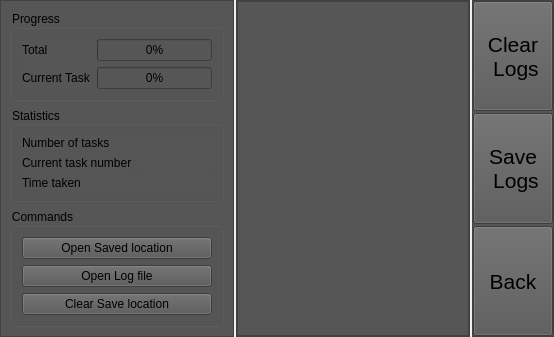
           <widget class="QWidget" name="StatusPage">
            <layout class="QHBoxLayout" name="horizontalLayout_6" stretch="3,3,1">
             <property name="spacing">
              <number>2</number>
             </property>
             <property name="margin">
              <number>0</number>
             </property>
             <item>
              <widget class="QFrame" name="frame_17">
               <property name="styleSheet">
                <string notr="true">background-color: rgb(86, 86, 86)</string>
               </property>
               <property name="frameShape">
                <enum>QFrame::StyledPanel</enum>
               </property>
               <property name="frameShadow">
                <enum>QFrame::Raised</enum>
               </property>
               <layout class="QVBoxLayout" name="verticalLayout_19">
                <item>
                 <widget class="QGroupBox" name="groupBox">
                  <property name="title">
                   <string>Progress</string>
                  </property>
                  <layout class="QGridLayout" name="gridLayout_4">
                   <item row="0" column="0">
                    <widget class="QLabel" name="label_12">
                     <property name="text">
                      <string>Total</string>
                     </property>
                    </widget>
                   </item>
                   <item row="1" column="0">
                    <widget class="QLabel" name="label_13">
                     <property name="text">
                      <string>Current Task</string>
                     </property>
                    </widget>
                   </item>
                   <item row="0" column="1">
                    <widget class="QProgressBar" name="prog_tot">
                     <property name="value">
                      <number>0</number>
                     </property>
                     <property name="alignment">
                      <set>Qt::AlignLeading|Qt::AlignLeft|Qt::AlignVCenter</set>
                     </property>
                     <property name="textVisible">
                      <bool>true</bool>
                     </property>
                     <property name="orientation">
                      <enum>Qt::Horizontal</enum>
                     </property>
                     <property name="invertedAppearance">
                      <bool>false</bool>
                     </property>
                     <property name="textDirection">
                      <enum>QProgressBar::BottomToTop</enum>
                     </property>
                    </widget>
                   </item>
                   <item row="1" column="1">
                    <widget class="QProgressBar" name="prog_cur">
                     <property name="value">
                      <number>0</number>
                     </property>
                     <property name="alignment">
                      <set>Qt::AlignLeading|Qt::AlignLeft|Qt::AlignVCenter</set>
                     </property>
                     <property name="textVisible">
                      <bool>true</bool>
                     </property>
                     <property name="orientation">
                      <enum>Qt::Horizontal</enum>
                     </property>
                     <property name="invertedAppearance">
                      <bool>false</bool>
                     </property>
                     <property name="textDirection">
                      <enum>QProgressBar::BottomToTop</enum>
                     </property>
                    </widget>
                   </item>
                  </layout>
                 </widget>
                </item>
                <item>
                 <widget class="QGroupBox" name="groupBox_2">
                  <property name="title">
                   <string>Statistics</string>
                  </property>
                  <layout class="QGridLayout" name="gridLayout_5">
                   <item row="1" column="0">
                    <widget class="QLabel" name="label_16">
                     <property name="text">
                      <string>Current task number</string>
                     </property>
                    </widget>
                   </item>
                   <item row="1" column="1">
                    <widget class="QLabel" name="stat_ct">
                     <property name="text">
                      <string/>
                     </property>
                    </widget>
                   </item>
                   <item row="0" column="0">
                    <widget class="QLabel" name="label_14">
                     <property name="text">
                      <string>Number of tasks</string>
                     </property>
                    </widget>
                   </item>
                   <item row="0" column="1">
                    <widget class="QLabel" name="stat_tk">
                     <property name="text">
                      <string/>
                     </property>
                    </widget>
                   </item>
                   <item row="2" column="0">
                    <widget class="QLabel" name="label_18">
                     <property name="text">
                      <string>Time taken</string>
                     </property>
                    </widget>
                   </item>
                   <item row="2" column="1">
                    <widget class="QLabel" name="stat_ti">
                     <property name="text">
                      <string/>
                     </property>
                    </widget>
                   </item>
                  </layout>
                 </widget>
                </item>
                <item>
                 <widget class="QGroupBox" name="groupBox_3">
                  <property name="title">
                   <string>Commands</string>
                  </property>
                  <layout class="QVBoxLayout" name="verticalLayout_20">
                   <item>
                    <widget class="QPushButton" name="co_opensave">
                     <property name="text">
                      <string>Open Saved location</string>
                     </property>
                    </widget>
                   </item>
                   <item>
                    <widget class="QPushButton" name="co_openlog">
                     <property name="text">
                      <string>Open Log file</string>
                     </property>
                    </widget>
                   </item>
                   <item>
                    <widget class="QPushButton" name="co_clearsave">
                     <property name="text">
                      <string>Clear Save location</string>
                     </property>
                    </widget>
                   </item>
                  </layout>
                 </widget>
                </item>
               </layout>
              </widget>
             </item>
             <item>
              <widget class="QFrame" name="frame_6">
               <property name="styleSheet">
                <string notr="true">background-color: rgb(86, 86, 86)</string>
               </property>
               <property name="frameShape">
                <enum>QFrame::StyledPanel</enum>
               </property>
               <property name="frameShadow">
                <enum>QFrame::Raised</enum>
               </property>
               <layout class="QVBoxLayout" name="verticalLayout_12">
                <property name="spacing">
                 <number>2</number>
                </property>
                <property name="margin">
                 <number>0</number>
                </property>
                <item>
                 <widget class="QTextBrowser" name="console">
                  <property name="font">
                   <font>
                    <family>Papyrus</family>
                    <italic>true</italic>
                    <stylestrategy>PreferAntialias</stylestrategy>
                    <kerning>false</kerning>
                   </font>
                  </property>
                  <property name="cursor" stdset="0">
                   <cursorShape>ForbiddenCursor</cursorShape>
                  </property>
                  <property name="mouseTracking">
                   <bool>true</bool>
                  </property>
                  <property name="focusPolicy">
                   <enum>Qt::ClickFocus</enum>
                  </property>
                  <property name="contextMenuPolicy">
                   <enum>Qt::NoContextMenu</enum>
                  </property>
                  <property name="html">
                   <string>&lt;!DOCTYPE HTML PUBLIC &quot;-//W3C//DTD HTML 4.0//EN&quot; &quot;http://www.w3.org/TR/REC-html40/strict.dtd&quot;&gt;
&lt;html&gt;&lt;head&gt;&lt;meta name=&quot;qrichtext&quot; content=&quot;1&quot; /&gt;&lt;style type=&quot;text/css&quot;&gt;
p, li { white-space: pre-wrap; }
&lt;/style&gt;&lt;/head&gt;&lt;body style=&quot; font-family:'Papyrus'; font-size:8.25pt; font-weight:400; font-style:italic;&quot;&gt;
&lt;p style=&quot;-qt-paragraph-type:empty; margin-top:0px; margin-bottom:0px; margin-left:0px; margin-right:0px; -qt-block-indent:0; text-indent:0px; font-size:8pt;&quot;&gt;&lt;br /&gt;&lt;/p&gt;&lt;/body&gt;&lt;/html&gt;</string>
                  </property>
                 </widget>
                </item>
               </layout>
              </widget>
             </item>
             <item>
              <widget class="QFrame" name="frame_7">
               <property name="styleSheet">
                <string notr="true">background-color: rgb(86, 86, 86)</string>
               </property>
               <property name="frameShape">
                <enum>QFrame::StyledPanel</enum>
               </property>
               <property name="frameShadow">
                <enum>QFrame::Raised</enum>
               </property>
               <layout class="QVBoxLayout" name="verticalLayout_11">
                <property name="spacing">
                 <number>2</number>
                </property>
                <property name="margin">
                 <number>0</number>
                </property>
                <item>
                 <widget class="QPushButton" name="clearbtn">
                  <property name="sizePolicy">
                   <sizepolicy hsizetype="Minimum" vsizetype="MinimumExpanding">
                    <horstretch>0</horstretch>
                    <verstretch>0</verstretch>
                   </sizepolicy>
                  </property>
                  <property name="font">
                   <font>
                    <pointsize>16</pointsize>
                   </font>
                  </property>
                  <property name="text">
                   <string>Clear
 Logs</string>
                  </property>
                 </widget>
                </item>
                <item>
                 <widget class="QPushButton" name="savebtn">
                  <property name="sizePolicy">
                   <sizepolicy hsizetype="Minimum" vsizetype="MinimumExpanding">
                    <horstretch>0</horstretch>
                    <verstretch>0</verstretch>
                   </sizepolicy>
                  </property>
                  <property name="font">
                   <font>
                    <pointsize>16</pointsize>
                   </font>
                  </property>
                  <property name="text">
                   <string>Save
 Logs</string>
                  </property>
                 </widget>
                </item>
                <item>
                 <widget class="QPushButton" name="backbtn">
                  <property name="sizePolicy">
                   <sizepolicy hsizetype="Minimum" vsizetype="MinimumExpanding">
                    <horstretch>0</horstretch>
                    <verstretch>0</verstretch>
                   </sizepolicy>
                  </property>
                  <property name="font">
                   <font>
                    <pointsize>16</pointsize>
                   </font>
                  </property>
                  <property name="text">
                   <string>Back</string>
                  </property>
                 </widget>
                </item>
               </layout>
              </widget>
             </item>
            </layout>
           </widget>
